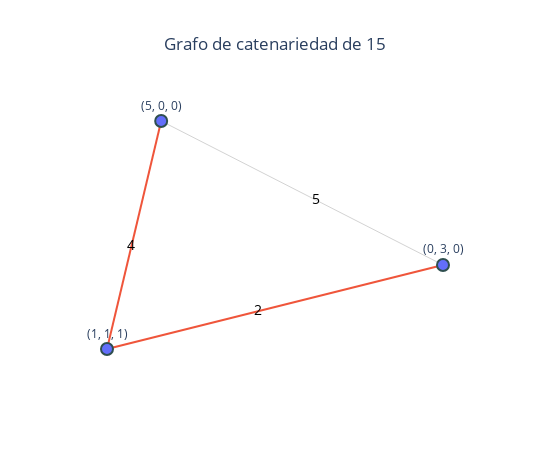

Notebook cell for this chart:
### Markdown cell above
We will also show the graph that helps to see the catenary degree.

### Code cell
S.plot_catenary_graph(15)

### Figure 1 — Plotly figure (JSON) as saved in the notebook; plotly's stock layout.template omitted (floating-point values rounded to 4 significant figures)
{"data": [{"hoverinfo": "none", "line": {"color": "lightgrey", "width": 1}, "mode": "lines", "type": "scatter", "x": [-0.3685, 1, null], "y": [0.942, -0.1519, null]}, {"hoverinfo": "name", "line": {"color": "#EF553B", "width": 2}, "mode": "lines", "name": "Árbol Generador", "type": "scatter", "x": [-0.3685, -0.6315, null, 1, -0.6315, null], "y": [0.942, -0.7901, null, -0.1519, -0.7901, null]}, {"hoverinfo": "text", "hovertext": ["La distancia entre (5, 0, 0) y (0, 3, 0) es 5", "La distancia entre (5, 0, 0) y (1, 1, 1) es 4", "La distancia entre (0, 3, 0) y (1, 1, 1) es 2"], "mode": "text", "showlegend": false, "text": ["5", "4", "2"], "textfont": {"color": "black", "size": 14}, "textposition": "middle center", "type": "scatter", "x": [0.3842, -0.5132, 0.1027], "y": [0.3403, -0.01066, -0.5029]}, {"hoverinfo": "text", "marker": {"color": "#636EFA", "line": {"color": "DarkSlateGrey", "width": 2}, "size": 12}, "mode": "markers+text", "name": "Factorizaciones", "text": ["(5, 0, 0)", "(0, 3, 0)", "(1, 1, 1)"], "textposition": "top center", "type": "scatter", "x": [-0.3685, 1, -0.6315], "y": [0.942, -0.1519, -0.7901]}], "layout": {"height": 450, "plot_bgcolor": "white", "showlegend": false, "title": {"text": "Grafo de catenariedad de 15", "x": 0.5, "xanchor": "center"}, "width": 550, "xaxis": {"showgrid": false, "showticklabels": false, "zeroline": false}, "yaxis": {"showgrid": false, "showticklabels": false, "zeroline": false}}}
